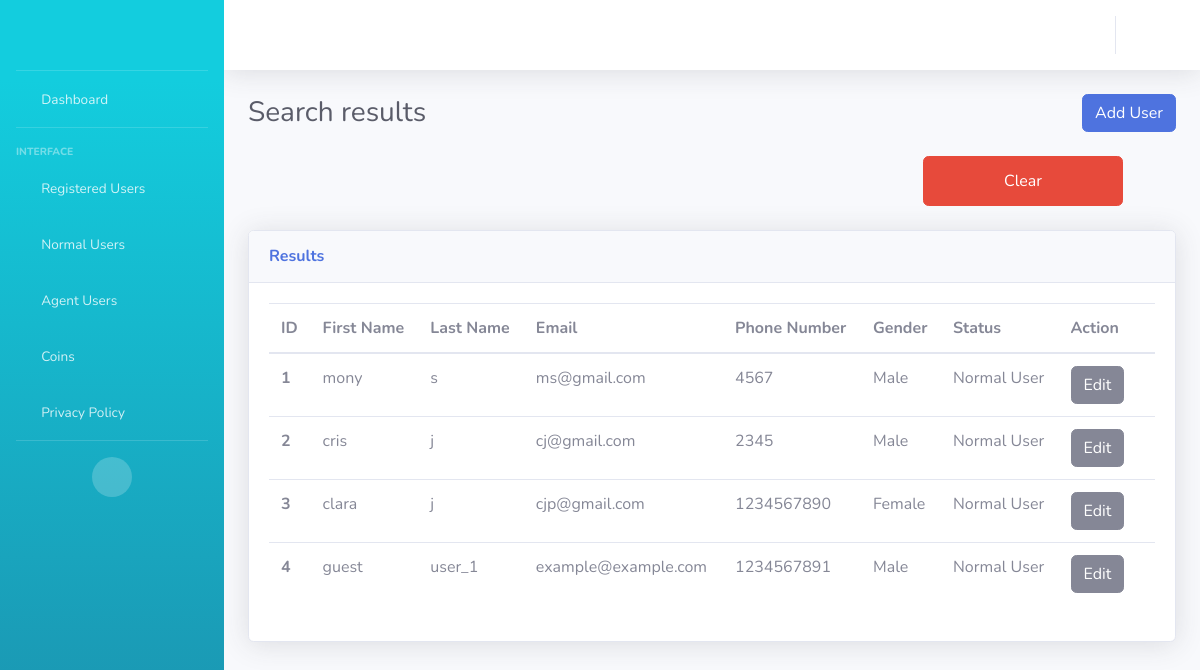
The app's page /user/search/ with its own data.
### koodeapp/models.py (models this page shows, shortened)
class CustomerModel(models.Model):
    NORMAL_USER = 'Normal User'
    AGENT_USER = 'Agent User'
    USER_STATUS_CHOICES = [
        (NORMAL_USER, 'Normal User'),
        (AGENT_USER, 'Agent User'),
    ]
    MALE = 'Male'
    FEMALE = 'Female'
    GENDER_CHOICES = [
        (MALE, 'Male'),
        (FEMALE, 'Female')
    ]
    BOTH = 'Both'
    MALAYALAM = 'Malayalam'
    TAMIL = 'Tamil'
    LANGUAGE_CHOICES = [
        (BOTH, 'Both'),
        (MALAYALAM, 'Malayalam'),
        (TAMIL, 'Tamil'),
    ]
    customer_id = models.AutoField(primary_key=True)
    customer_first_name = models.CharField(max_length=100, default="guest")
    customer_last_name = models.CharField(max_length=100, blank=True, null=True)
    customer_email = models.EmailField(default="example@example.com")
    customer_phone_number = models.CharField(
        max_length=10,  # Ensure max length of 10
        unique=True,  # Enforce uniqueness
        validators=[validate_phone_number]  # Custom validation for exactly 10 digits
    )
    customer_password = models.CharField(max_length=100, default='unknown')
    rating = models.IntegerField(default=0)
    terms_conditions = models.BooleanField(default=False)
    is_online = models.BooleanField(default=False)
    is_existing = models.BooleanField(default=False)
    adhaar_no = models.CharField(max_length=50, default="unknown")
    gender = models.CharField(
        max_length=20,
        choices=GENDER_CHOICES,
        null=True
    )
    status = models.CharField(
        max_length=20,
        choices=USER_STATUS_CHOICES,
        default=NORMAL_USER,
    )
    languages = models.CharField(
        max_length=20,
        choices=LANGUAGE_CHOICES,
        default=BOTH,
    )
    @property
    def rating(self):
        rating = RatingModel.objects.filter(agent=self).aggregate(Avg('ratings')).get('ratings__avg')
        return rating if rating is not None else 0

### koodeapp/views.py (the view)
# urls.py: path('user/search/', views.user_search, name='user_search'),  # view for searching a user
def user_search(request):
    first_name = request.GET.get('first_name', '')
    last_name = request.GET.get('last_name', '')
    phone_number = request.GET.get('phone_number', '')
    results = CustomerModel.objects.filter(status='Normal User')
    if first_name:
        results = results.filter(customer_first_name__icontains=first_name)
    if last_name:
        results = results.filter(customer_last_name__icontains=last_name)
    if phone_number:
        results = results.filter(customer_phone_number__icontains=phone_number)
    return render(request, 'search_results.html', {'results': results})

### templates/search_results.html (shortened to what this page needs)
{% extends 'base.html' %}
{% block content %}
<div class="container-fluid">
    <div class="d-sm-flex align-items-center justify-content-between mb-4">
        <h1 class="h3 mb-0 text-gray-800">Search results</h1>
        <div>
            <a href="{%url 'add_user' %}" class="btn btn-primary">Add User</a>
        </div>
    </div>
    <div class="row mb-4">
        <div class="col-lg-6">
            <button style="height: 50px;" class="btn btn-danger custom-back-btn" onclick="goBack()">Clear</button>
        </div>
    </div>
    <div class="row">
        <div class="col">
            {% if results %}
            <div class="card shadow mb-4">
                <div
                    class="card-header py-3 d-flex flex-row align-items-center justify-content-between">
                    <h6 class="m-0 font-weight-bold text-primary">Results</h6>
                </div>
                <div class="card-body">
                    <div class="table-responsive">
                        <table class="table table-hover all-users">
                          <thead>
                            <tr>
                              <th scope="col">ID</th>
                              <th scope="col">First Name</th>
                              <th scope="col">Last Name</th>
                              <th scope="col">Email</th>
                              <th scope="col">Phone Number</th>
                              <th scope="col">Gender</th>
                              <th scope="col">Status</th>
                              <th scope="col">Action</th>
                            </tr>
                          </thead>
                          <tbody>
                          {% for customer in results %}
                            <tr>
                               <th scope="row">{{ forloop.counter }}</th>
                              <td>{{customer.customer_first_name}}</td>
                              <td>{{customer.customer_last_name}}</td>
                              <td>{{customer.customer_email}}</td>
                              <td>{{customer.customer_phone_number}}</td>
                              <td>{{customer.gender}}</td>
                              <td>
                                <span id="status_text_{{ customer.customer_id }}">{{ customer.status }}</span>
                              </td>
                              <td>
                                <button id="edit_button_{{ customer.customer_id }}" class="btn btn-secondary" onclick="editStatus('{{ customer.customer_id }}')">Edit</button>
                                <form id="delete_form_{{ customer.customer_id }}" method="POST" action="{% url 'delete_user' %}" style="display: inline;">
                                    <i class="fas fa-trash" onclick="document.getElementById('delete_form_{{ customer.customer_id }}').submit();" style="cursor: pointer;"></i>
                                </form>
                              </td>
                            </tr>
                          {% endfor %}
                          </tbody>
                        </table>
                    </div>
                </div>
            </div>
            {% else %}
            <br>
            <h2>No results found.</h2>
            {% endif %}
        </div>
    </div>
</div>
{% endblock %}

### templates/base.html (style rules this page uses)
.custom-back-btn { width: 200px; margin-left: 675px; color: white; }

### records on screen
CustomerModel: customer_first_name "mony", customer_last_name "s", customer_email "ms@gmail.com", customer_phone_number "4567", gender "Male", status "Normal User"
CustomerModel: customer_first_name "cris", customer_last_name "j", customer_email "cj@gmail.com", customer_phone_number "2345", gender "Male", status "Normal User"
CustomerModel: customer_first_name "clara", customer_last_name "j", customer_email "cjp@gmail.com", customer_phone_number "1234567890", gender "Female", status "Normal User"
CustomerModel: customer_first_name "guest", customer_last_name "user_1", customer_email "example@example.com", customer_phone_number "1234567891", gender "Male", status "Normal User"
